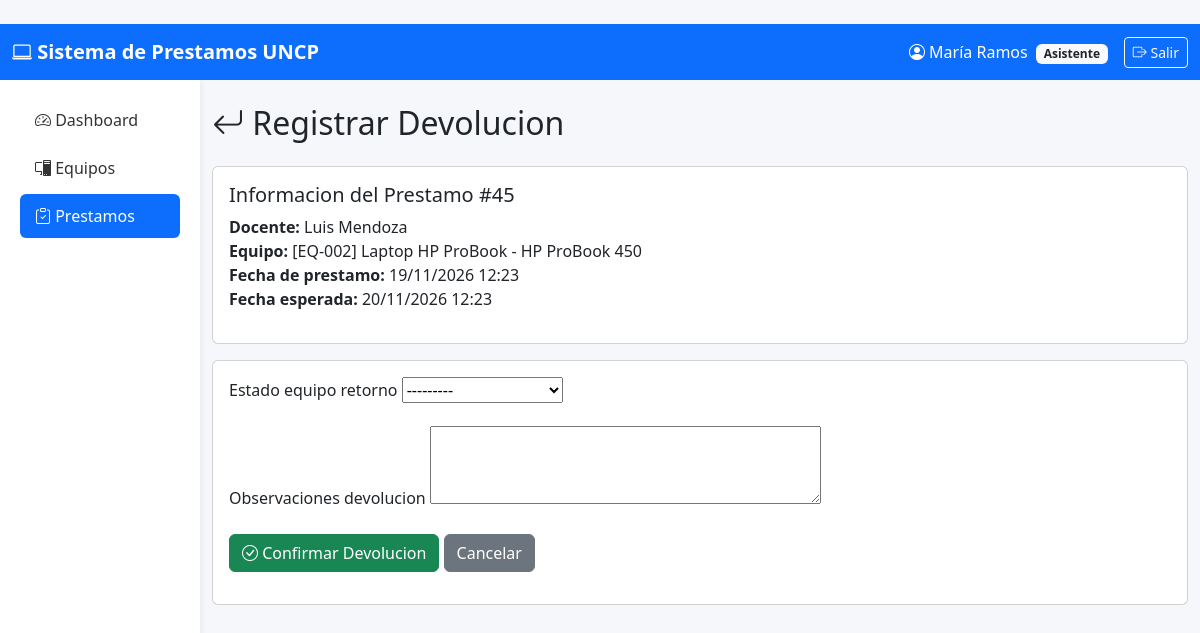
The app's page /prestamos/45/devolver/ (signed in) with its own data.
### core/models.py (models this page shows, shortened)
class Usuario(AbstractUser):
    ROL_CHOICES = (
        ('admin', 'Administrador (Jefe de Laboratorio)'),
        ('docente', 'Docente'),
        ('asistente', 'Asistente'),
    )
    rol = models.CharField(max_length=20, choices=ROL_CHOICES, default='docente')
    codigo_uncp = models.CharField(max_length=20, unique=True, blank=True, null=True)
    telefono = models.CharField(max_length=15, blank=True)
    fecha_creacion = models.DateTimeField(auto_now_add=True)
    class Meta:
        verbose_name = 'Usuario'
        verbose_name_plural = 'Usuarios'
    @property
    def es_admin(self):
        return self.rol == 'admin' or self.is_superuser
    @property
    def es_docente(self):
        return self.rol == 'docente'

class Prestamo(models.Model):
    ESTADO_CHOICES = (
        ('activo', 'Activo'),
        ('devuelto', 'Devuelto'),
        ('vencido', 'Vencido'),
    )
    docente = models.ForeignKey(
        Usuario, on_delete=models.PROTECT,
        related_name='prestamos', limit_choices_to={'rol': 'docente'}
    )
    equipo = models.ForeignKey(Equipo, on_delete=models.PROTECT, related_name='prestamos')
    cantidad = models.PositiveIntegerField(default=1, validators=[MinValueValidator(1)])
    fecha_prestamo = models.DateTimeField(auto_now_add=True)
    fecha_devolucion_esperada = models.DateTimeField()
    fecha_devolucion_real = models.DateTimeField(null=True, blank=True)
    estado = models.CharField(max_length=20, choices=ESTADO_CHOICES, default='activo')
    estado_equipo_retorno = models.CharField(
        max_length=20, choices=Equipo.ESTADO_CHOICES,
        blank=True, null=True,
        help_text="Estado del equipo al momento de la devolución"
    )
    observaciones = models.TextField(blank=True, help_text="Observaciones del préstamo")
    observaciones_devolucion = models.TextField(blank=True)
    registrado_por = models.ForeignKey(
        Usuario, on_delete=models.SET_NULL, null=True,
        related_name='prestamos_registrados'
    )
    class Meta:
        verbose_name = 'Préstamo'
        verbose_name_plural = 'Préstamos'
        ordering = ['-fecha_prestamo']

class Equipo(models.Model):
    ESTADO_CHOICES = (
        ('operativo', 'Operativo'),
        ('mantenimiento', 'En Mantenimiento'),
        ('baja', 'Dado de Baja'),
    )
    CATEGORIA_CHOICES = (
        ('laptop', 'Laptop'),
        ('proyector', 'Proyector'),
        ('camara', 'Cámara'),
        ('arduino', 'Kit Arduino'),
        ('router', 'Router'),
        ('switch', 'Switch'),
        ('otro', 'Otro'),
    )
    codigo_patrimonial = models.CharField(max_length=30, unique=True)
    nombre = models.CharField(max_length=150)
    marca = models.CharField(max_length=100)
    modelo = models.CharField(max_length=100)
    categoria = models.CharField(max_length=20, choices=CATEGORIA_CHOICES)
    estado = models.CharField(max_length=20, choices=ESTADO_CHOICES, default='operativo')
    laboratorio = models.ForeignKey(
        Laboratorio, on_delete=models.PROTECT, related_name='equipos'
    )
    descripcion = models.TextField(blank=True)
    fecha_adquisicion = models.DateField(null=True, blank=True)
    ultimo_mantenimiento = models.DateField(null=True, blank=True)
    fecha_registro = models.DateTimeField(auto_now_add=True)
    class Meta:
        verbose_name = 'Equipo'
        verbose_name_plural = 'Equipos'
        ordering = ['codigo_patrimonial']
    def __str__(self):
        return f"[{self.codigo_patrimonial}] {self.nombre} - {self.marca} {self.modelo}"

### core/views.py (the view)
# urls.py: path('prestamos/<int:pk>/devolver/', views.prestamo_devolver, name='prestamo_devolver'),
@asistente_o_admin
def prestamo_devolver(request, pk):
    prestamo = get_object_or_404(Prestamo, pk=pk, estado__in=['activo', 'vencido'])
    if request.method == 'POST':
        form = DevolucionForm(request.POST, instance=prestamo)
        if form.is_valid():
            p = form.save(commit=False)
            p.estado = 'devuelto'
            p.fecha_devolucion_real = timezone.now()
            if p.estado_equipo_retorno and p.estado_equipo_retorno != p.equipo.estado:
                p.equipo.estado = p.estado_equipo_retorno
                p.equipo.save()
            p.save()
            messages.success(request, 'Devolución registrada correctamente.')
            return redirect('prestamo_list')
    else:
        form = DevolucionForm(instance=prestamo)
    return render(request, 'core/prestamo_devolucion.html', {'form': form, 'prestamo': prestamo})

### core/forms.py (shortened to what this page needs)
class DevolucionForm(forms.ModelForm):
    class Meta:
        model = Prestamo
        fields = ['estado_equipo_retorno', 'observaciones_devolucion']
        widgets = {
            'observaciones_devolucion': forms.Textarea(attrs={'rows': 3}),
        }

### core/templates/core/prestamo_devolucion.html (shortened to what this page needs)
﻿{% extends 'base.html' %}
{% block content %}
<h2 class="mb-4"><i class="bi bi-arrow-return-left"></i> Registrar Devolucion</h2>
<div class="card mb-3">
  <div class="card-body">
    <h5>Informacion del Prestamo #{{ prestamo.pk }}</h5>
    <ul class="list-unstyled">
      <li><strong>Docente:</strong> {{ prestamo.docente.get_full_name }}</li>
      <li><strong>Equipo:</strong> {{ prestamo.equipo }}</li>
      <li><strong>Fecha de prestamo:</strong> {{ prestamo.fecha_prestamo|date:"d/m/Y H:i" }}</li>
      <li><strong>Fecha esperada:</strong> {{ prestamo.fecha_devolucion_esperada|date:"d/m/Y H:i" }}</li>
    </ul>
  </div>
</div>
<div class="card">
  <div class="card-body">
    <form method="post" novalidate>
      {% for field in form %}
        <div class="mb-3">
          <label class="form-label">{{ field.label }}</label>
          {{ field }}
        </div>
      {% endfor %}
      <button type="submit" class="btn btn-success"><i class="bi bi-check-circle"></i> Confirmar Devolucion</button>
      <a href="{% url 'prestamo_list' %}" class="btn btn-secondary">Cancelar</a>
    </form>
  </div>
</div>
{% endblock content %}

### core/templates/base.html (shortened to what this page needs)
﻿{% load static %}
<!DOCTYPE html>
<html lang="es">
<head>
    <link href="https://cdn.jsdelivr.net/npm/bootstrap@5.3.2/dist/css/bootstrap.min.css" rel="stylesheet">
    <link href="https://cdn.jsdelivr.net/npm/bootstrap-icons@1.11.1/font/bootstrap-icons.css" rel="stylesheet">
</head>
<body>
    <nav class="navbar navbar-expand-lg navbar-dark bg-primary">
        <div class="container-fluid">
            <a class="navbar-brand" href="{% url 'dashboard' %}">
                <i class="bi bi-laptop"></i> Sistema de Prestamos UNCP
            </a>
            <div class="ms-auto d-flex align-items-center">
                {% if user.is_authenticated %}
                    <span class="text-white me-3">
                        <i class="bi bi-person-circle"></i>
                        {{ user.get_full_name|default:user.username }}
                        <small class="badge bg-light text-dark ms-1">{{ user.get_rol_display }}</small>
                    </span>
                    <a href="{% url 'logout' %}" class="btn btn-outline-light btn-sm">
                        <i class="bi bi-box-arrow-right"></i> Salir
                    </a>
                {% endif %}
            </div>
        </div>
    </nav>
    <div class="container-fluid">
        <div class="row">
            {% if user.is_authenticated %}
            <aside class="col-md-2 sidebar py-3">
                <ul class="nav flex-column">
                    <li class="nav-item">
                        <a class="nav-link {% if request.resolver_match.url_name == 'dashboard' %}active{% endif %}" href="{% url 'dashboard' %}">
                            <i class="bi bi-speedometer2"></i> Dashboard
                        </a>
                    </li>
                    <li class="nav-item">
                        <a class="nav-link {% if 'equipo' in request.resolver_match.url_name %}active{% endif %}" href="{% url 'equipo_list' %}">
                            <i class="bi bi-pc-display"></i> Equipos
                        </a>
                    </li>
                    <li class="nav-item">
                        <a class="nav-link {% if 'prestamo' in request.resolver_match.url_name %}active{% endif %}" href="{% url 'prestamo_list' %}">
                            <i class="bi bi-clipboard-check"></i> Prestamos
                        </a>
                    </li>
                </ul>
            </aside>
            <main class="col-md-10 py-4">
            {% else %}
            <main class="col-12 py-4">
            {% endif %}
                {% block content %}{% endblock content %}
            </main>
        </div>
    </div>
</body>
</html>

### core/templates/base.html (style rules this page uses)
body { background-color: #f5f7fa; }
.navbar-brand { font-weight: bold; }
.sidebar { min-height: calc(100vh - 56px); background: white; box-shadow: 2px 0 5px rgba(0,0,0,0.05); }
.sidebar .nav-link { color: #333; padding: 10px 15px; border-radius: 6px; margin: 2px 8px; }
.sidebar .nav-link.active { background: #0d6efd; color: white; }

### records on screen
Usuario: get_full_name "María Ramos", rol "Asistente"
Prestamo: pk "45", docente.get_full_name "Luis Mendoza", equipo "[EQ-002] Laptop HP ProBook - HP ProBook 450", fecha_prestamo "19/11/2026 12:23", fecha_devolucion_esperada "20/11/2026 12:23", form "---------"

### other values on screen
{{ field.label }} "Estado equipo retorno" "Observaciones devolucion"
